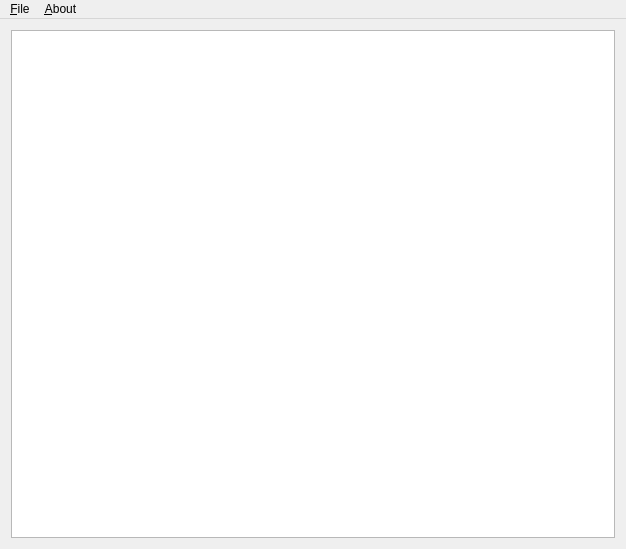
<?xml version="1.0" encoding="UTF-8"?>
<ui version="4.0">
 <class>autopackage_ldd</class>
 <widget class="QMainWindow" name="autopackage_ldd">
  <property name="geometry">
   <rect>
    <x>0</x>
    <y>0</y>
    <width>626</width>
    <height>549</height>
   </rect>
  </property>
  <property name="windowTitle">
   <string>Dependencies Tree (Visual LDD)</string>
  </property>
  <widget class="QWidget" name="widget">
   <layout class="QHBoxLayout">
    <item>
     <widget class="QListView" name="listView">
      <property name="selectionMode">
       <enum>QAbstractItemView::NoSelection</enum>
      </property>
      <property name="allColumnsShowFocus" stdset="0">
       <bool>true</bool>
      </property>
      <property name="rootIsDecorated" stdset="0">
       <bool>false</bool>
      </property>
     </widget>
    </item>
   </layout>
  </widget>
  <widget class="QMenuBar" name="menubar">
   <property name="geometry">
    <rect>
     <x>0</x>
     <y>0</y>
     <width>626</width>
     <height>18</height>
    </rect>
   </property>
   <widget class="QMenu" name="fileMenu">
    <property name="title">
     <string>&amp;File</string>
    </property>
    <addaction name="fileOpenAction"/>
    <addaction name="separator"/>
    <addaction name="fileExitAction"/>
   </widget>
   <widget class="QMenu" name="aboutMenu">
    <property name="title">
     <string>&amp;About</string>
    </property>
    <addaction name="aboutnew_itemAction"/>
    <addaction name="aboutQtItemAction"/>
   </widget>
   <addaction name="fileMenu"/>
   <addaction name="aboutMenu"/>
  </widget>
  <action name="fileNewAction">
   <property name="icon">
    <iconset>
     <normaloff>about</normaloff>about</iconset>
   </property>
   <property name="text">
    <string>&amp;New</string>
   </property>
   <property name="iconText">
    <string>New</string>
   </property>
   <property name="shortcut">
    <string>Ctrl+N</string>
   </property>
   <property name="name" stdset="0">
    <cstring>fileNewAction</cstring>
   </property>
  </action>
  <action name="fileOpenAction">
   <property name="icon">
    <iconset>
     <normaloff>fileopen</normaloff>fileopen</iconset>
   </property>
   <property name="text">
    <string>&amp;Open...</string>
   </property>
   <property name="iconText">
    <string>Open</string>
   </property>
   <property name="shortcut">
    <string>Ctrl+O</string>
   </property>
   <property name="name" stdset="0">
    <cstring>fileOpenAction</cstring>
   </property>
  </action>
  <action name="fileSaveAction">
   <property name="icon">
    <iconset>
     <normaloff/>
    </iconset>
   </property>
   <property name="text">
    <string>&amp;Save</string>
   </property>
   <property name="iconText">
    <string>Save</string>
   </property>
   <property name="shortcut">
    <string>Ctrl+S</string>
   </property>
   <property name="name" stdset="0">
    <cstring>fileSaveAction</cstring>
   </property>
  </action>
  <action name="fileSaveAsAction">
   <property name="text">
    <string>Save &amp;As...</string>
   </property>
   <property name="iconText">
    <string>Save As</string>
   </property>
   <property name="shortcut">
    <string/>
   </property>
   <property name="name" stdset="0">
    <cstring>fileSaveAsAction</cstring>
   </property>
  </action>
  <action name="filePrintAction">
   <property name="icon">
    <iconset>
     <normaloff/>
    </iconset>
   </property>
   <property name="text">
    <string>&amp;Print...</string>
   </property>
   <property name="iconText">
    <string>Print</string>
   </property>
   <property name="shortcut">
    <string>Ctrl+P</string>
   </property>
   <property name="name" stdset="0">
    <cstring>filePrintAction</cstring>
   </property>
  </action>
  <action name="fileExitAction">
   <property name="icon">
    <iconset>
     <normaloff>exit</normaloff>exit</iconset>
   </property>
   <property name="text">
    <string>E&amp;xit</string>
   </property>
   <property name="iconText">
    <string>Exit</string>
   </property>
   <property name="shortcut">
    <string/>
   </property>
   <property name="name" stdset="0">
    <cstring>fileExitAction</cstring>
   </property>
  </action>
  <action name="aboutMenuAction">
   <property name="icon">
    <iconset>
     <normaloff/>
    </iconset>
   </property>
   <property name="text">
    <string>&amp;About</string>
   </property>
   <property name="iconText">
    <string>About</string>
   </property>
   <property name="name" stdset="0">
    <cstring>aboutMenuAction</cstring>
   </property>
  </action>
  <action name="aboutnew_itemAction">
   <property name="icon">
    <iconset>
     <normaloff>about</normaloff>about</iconset>
   </property>
   <property name="text">
    <string>&amp;About</string>
   </property>
   <property name="iconText">
    <string>About</string>
   </property>
   <property name="name" stdset="0">
    <cstring>aboutnew_itemAction</cstring>
   </property>
  </action>
  <action name="aboutQtItemAction">
   <property name="text">
    <string>About &amp;Qt</string>
   </property>
   <property name="iconText">
    <string>About Qt</string>
   </property>
   <property name="name" stdset="0">
    <cstring>aboutQtItemAction</cstring>
   </property>
  </action>
 </widget>
 <layoutdefault spacing="6" margin="11"/>
 <pixmapfunction>qPixmapFromMimeSource</pixmapfunction>
 <resources/>
 <connections>
  <connection>
   <sender>fileOpenAction</sender>
   <signal>activated()</signal>
   <receiver>autopackage_ldd</receiver>
   <slot>fileOpen()</slot>
   <hints>
    <hint type="sourcelabel">
     <x>-1</x>
     <y>-1</y>
    </hint>
    <hint type="destinationlabel">
     <x>20</x>
     <y>20</y>
    </hint>
   </hints>
  </connection>
  <connection>
   <sender>listView</sender>
   <signal>expanded(QListViewItem*)</signal>
   <receiver>autopackage_ldd</receiver>
   <slot>findChildSlot(QListViewItem*)</slot>
   <hints>
    <hint type="sourcelabel">
     <x>20</x>
     <y>20</y>
    </hint>
    <hint type="destinationlabel">
     <x>20</x>
     <y>20</y>
    </hint>
   </hints>
  </connection>
  <connection>
   <sender>fileExitAction</sender>
   <signal>activated()</signal>
   <receiver>autopackage_ldd</receiver>
   <slot>close()</slot>
   <hints>
    <hint type="sourcelabel">
     <x>-1</x>
     <y>-1</y>
    </hint>
    <hint type="destinationlabel">
     <x>20</x>
     <y>20</y>
    </hint>
   </hints>
  </connection>
  <connection>
   <sender>listView</sender>
   <signal>collapsed(QListViewItem*)</signal>
   <receiver>autopackage_ldd</receiver>
   <slot>deleteChildrenSlot(QListViewItem*)</slot>
   <hints>
    <hint type="sourcelabel">
     <x>20</x>
     <y>20</y>
    </hint>
    <hint type="destinationlabel">
     <x>20</x>
     <y>20</y>
    </hint>
   </hints>
  </connection>
  <connection>
   <sender>aboutnew_itemAction</sender>
   <signal>activated()</signal>
   <receiver>autopackage_ldd</receiver>
   <slot>aboutMenuItemSlot()</slot>
   <hints>
    <hint type="sourcelabel">
     <x>-1</x>
     <y>-1</y>
    </hint>
    <hint type="destinationlabel">
     <x>20</x>
     <y>20</y>
    </hint>
   </hints>
  </connection>
  <connection>
   <sender>aboutQtItemAction</sender>
   <signal>activated()</signal>
   <receiver>autopackage_ldd</receiver>
   <slot>aboutQtMenuItemSlot()</slot>
   <hints>
    <hint type="sourcelabel">
     <x>-1</x>
     <y>-1</y>
    </hint>
    <hint type="destinationlabel">
     <x>20</x>
     <y>20</y>
    </hint>
   </hints>
  </connection>
 </connections>
</ui>
